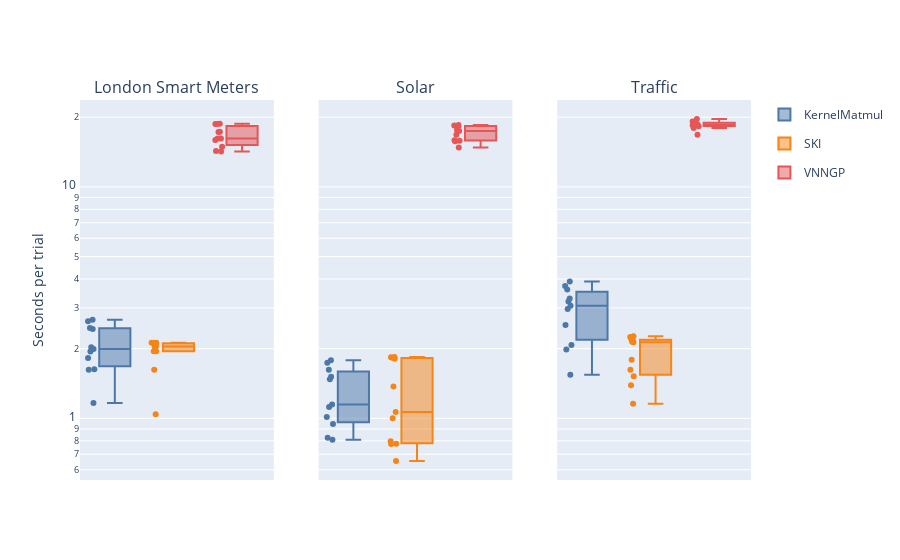

Notebook source saved alongside this figure:
### Code cell
human_readable_methods = {
    "vnngp": "VNNGP",
    "ski": "SKI",
    "ski-exact": "SKI",
    "kernel-matmul": "KernelMatmul",
}
human_readable_datasets = {
    "traffic_hourly": "Traffic",
    "solar_10_minutes": "Solar",
    "electricity_hourly": "Electricity",
    "london_smart_meters": "London Smart Meters",
}
dataset_ids = ["london_smart_meters", "solar_10_minutes", "traffic_hourly"]
fig = make_subplots(
    cols=len(analysis), column_titles=[human_readable_datasets[x] for x in dataset_ids],
    shared_yaxes=True,
)
for i, dataset in enumerate(dataset_ids):
    for j, method in enumerate(["kernel-matmul", "ski-exact", "vnngp"]):
        fig.add_trace(
            go.Box(
                name=human_readable_methods[method],
                legendgroup=human_readable_methods[method],
                showlegend=(i == 0),
                y=[4 * 60 * 60 / len(x["run_history"]) for x in analysis[dataset][method]],
                marker_color=COLORS[j],
                boxpoints="all"
            ),
            row=1,
            col=i + 1,
        )
fig.update_xaxes(showticklabels=False)
fig.update_yaxes(type="log")
fig.update_yaxes(title="Seconds per trial", row=1, col=1)
fig.show()
fig.update_layout(width=500, height=150, margin=dict(t=12, l=0, r=0, b=0))
font_size = 9
fig.update_layout(font_size=font_size, legend_font_size=font_size)
fig.update_annotations(font_size=font_size)
tickfont_size = int(0.8 * font_size)
fig.update_xaxes(tickfont_size=tickfont_size, title_font_size=font_size)
fig.update_yaxes(tickfont_size=tickfont_size, title_font_size=font_size)
fig.update_coloraxes(colorbar_tickfont_size=font_size)
fig.write_image("rebuttal/trial_time.svg")

### Figure 1 — Plotly figure (JSON) as saved in the notebook; plotly's stock layout.template omitted (floating-point values rounded to 4 significant figures)
{"data": [{"boxpoints": "all", "legendgroup": "KernelMatmul", "marker": {"color": "#4C78A8"}, "name": "KernelMatmul", "showlegend": true, "type": "box", "xaxis": "x", "y": [1.823, 1.165, 2.454, 2.626, 2.029, 2.669, 1.993, 1.629, 1.945, 1.62, 2.432], "yaxis": "y"}, {"boxpoints": "all", "legendgroup": "SKI", "marker": {"color": "#F58518"}, "name": "SKI", "showlegend": true, "type": "box", "xaxis": "x", "y": [1.95, 2.036, 2.121, 2.085, 2.044, 1.95, 1.621, 2.095, 1.043, 2.12, 2.119], "yaxis": "y"}, {"boxpoints": "all", "legendgroup": "VNNGP", "marker": {"color": "#E45756"}, "name": "VNNGP", "showlegend": true, "type": "box", "xaxis": "x", "y": [14.91, 18.68, 18.7, 17.29, 17.25, 16.2, 14.3, 16.18, 14.23, 18.73, 15.95], "yaxis": "y"}, {"boxpoints": "all", "legendgroup": "KernelMatmul", "marker": {"color": "#4C78A8"}, "name": "KernelMatmul", "showlegend": false, "type": "box", "xaxis": "x2", "y": [0.9446, 1.013, 1.784, 0.8251, 1.118, 1.738, 1.147, 0.8092, 1.476, 1.511, 1.621], "yaxis": "y2"}, {"boxpoints": "all", "legendgroup": "SKI", "marker": {"color": "#F58518"}, "name": "SKI", "showlegend": false, "type": "box", "xaxis": "x2", "y": [0.776, 1.001, 0.7757, 1.843, 1.825, 0.7972, 1.066, 1.811, 1.838, 0.6543, 1.371], "yaxis": "y2"}, {"boxpoints": "all", "legendgroup": "VNNGP", "marker": {"color": "#E45756"}, "name": "VNNGP", "showlegend": false, "type": "box", "xaxis": "x2", "y": [16.8, 18.41, 18.34, 17.45, 15.82, 14.8, 18.3, 17.56, 15.91, 15.74, 18.51], "yaxis": "y2"}, {"boxpoints": "all", "legendgroup": "KernelMatmul", "marker": {"color": "#4C78A8"}, "name": "KernelMatmul", "showlegend": false, "type": "box", "xaxis": "x3", "y": [2.53, 3.604, 1.543, 3.296, 3.729, 3.197, 1.981, 2.97, 3.062, 2.073, 3.906], "yaxis": "y3"}, {"boxpoints": "all", "legendgroup": "SKI", "marker": {"color": "#F58518"}, "name": "SKI", "showlegend": false, "type": "box", "xaxis": "x3", "y": [2.133, 2.144, 1.39, 1.156, 2.247, 1.62, 2.162, 1.519, 2.262, 1.792, 2.196], "yaxis": "y3"}, {"boxpoints": "all", "legendgroup": "VNNGP", "marker": {"color": "#E45756"}, "name": "VNNGP", "showlegend": false, "type": "box", "xaxis": "x3", "y": [18.51, 19.17, 16.78, 18.7, 19.65, 18.46, 19.0, 18.7, 17.96, 18.3, 18.49], "yaxis": "y3"}], "layout": {"annotations": [{"font": {"size": 16}, "showarrow": false, "text": "London Smart Meters", "x": 0.1444, "xanchor": "center", "xref": "paper", "y": 1, "yanchor": "bottom", "yref": "paper"}, {"font": {"size": 16}, "showarrow": false, "text": "Solar", "x": 0.5, "xanchor": "center", "xref": "paper", "y": 1, "yanchor": "bottom", "yref": "paper"}, {"font": {"size": 16}, "showarrow": false, "text": "Traffic", "x": 0.8556, "xanchor": "center", "xref": "paper", "y": 1, "yanchor": "bottom", "yref": "paper"}], "xaxis": {"anchor": "y", "domain": [0, 0.2889], "showticklabels": false}, "xaxis2": {"anchor": "y2", "domain": [0.3556, 0.6444], "showticklabels": false}, "xaxis3": {"anchor": "y3", "domain": [0.7111, 1], "showticklabels": false}, "yaxis": {"anchor": "x", "domain": [0, 1], "title": {"text": "Seconds per trial"}, "type": "log"}, "yaxis2": {"anchor": "x2", "domain": [0, 1], "matches": "y", "showticklabels": false, "type": "log"}, "yaxis3": {"anchor": "x3", "domain": [0, 1], "matches": "y", "showticklabels": false, "type": "log"}}}
